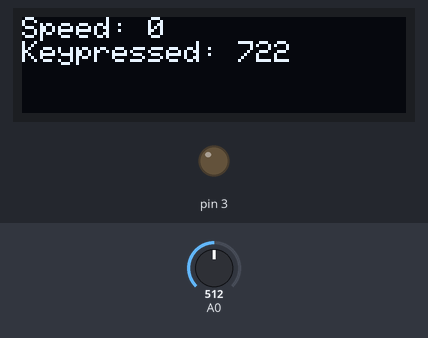
A sketch run on a simulated Arduino Uno, built with avr-gcc and run on an emulated ATmega328P. Parts: 128×32 one-colour display, output pins drawn as LEDs (lit = HIGH). The test bench sets the inputs (shaded band); at power-on: A0 = 512.

Above: at 1.7 s.
1.8 s: A0 set to 160
At 2.4 s:
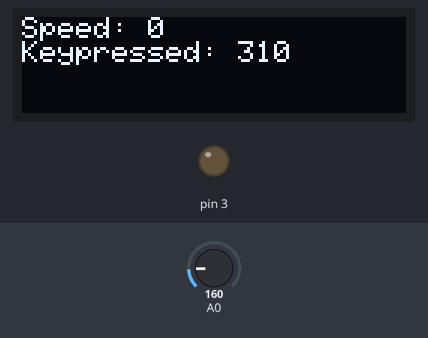
3.4 s: A0 set to 144
At 3.6 s:
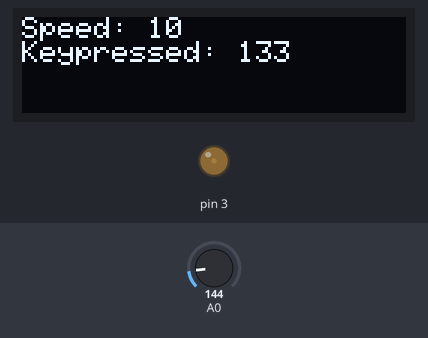
5.2 s: A0 set to 265
At 5.46 s:
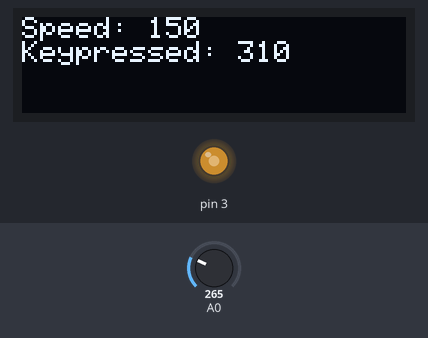
6.9 s: A0 set to 122
At 10.2 s:
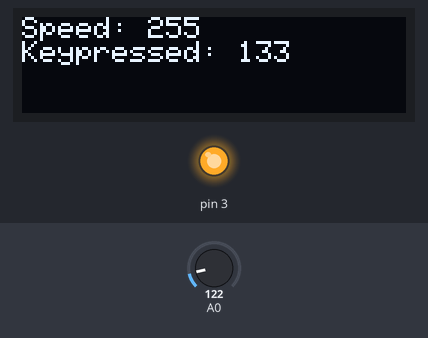
Timing chart, 0 to 10.9 s (numbered marks = the images above; inputs shaded):
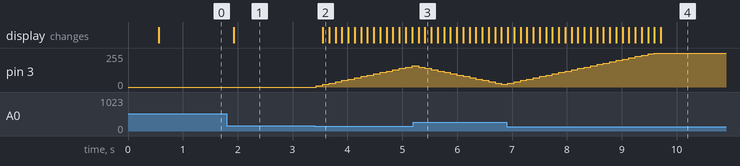

Measured:
- after the input at 1.8 s, the display: changes after 0.13 s (image 1)
- after the input at 3.4 s, pin 3: moves from 0/255 to 160/255 over 1.7 s, starting at once; the display: changes after 0.15 s (image 2)

The sketch:

simple_torch_controller.ino
```cpp
#include <SPI.h>
#include <Wire.h>
#include <Adafruit_GFX.h>
#include <Adafruit_SSD1306.h>

#define OLED_RESET 4

#define LOGO16_GLCD_HEIGHT 16
#define LOGO16_GLCD_WIDTH  16

#define NONE 1000
#define SELECT 722
#define LEFT 482
#define DOWN 310
#define UP 133
#define RIGHT 10

/*
PINOUTS:
128x32 I2C OLED: uses SDA/SCL, and pin 4 for reset
LCD/Button panel: doesn't use the LCD.  Just uses A0, 5V, GND on Uno and breakout for detecting buttons
*/

Adafruit_SSD1306 display(OLED_RESET);
int speed = 0;
int currKey = NONE;
char displayOutput[50];

void setup()   {
  Serial.begin(9600);
  display.begin(SSD1306_SWITCHCAPVCC, 0x3C);  // initialize with the I2C addr 0x3C (for the 128x32)
  display.clearDisplay();
  display.setTextSize(1);
  display.setTextColor(WHITE);
  display.setCursor(0,0);
  display.println("Torch Song\r\nv0.1");
  display.display();
  delay(500);

}

int getKey() {
	int inputVal = analogRead(A0);
	if(inputVal < RIGHT + 20) return RIGHT;
	if(inputVal < UP + 20) return UP;
	if(inputVal < DOWN + 20) return DOWN;
	if(inputVal < LEFT + 20) return LEFT;
	if(inputVal < SELECT + 20) return SELECT;
	return NONE;

}

void speedUp() {
	speed = speed + 10;
	if(speed > 255) speed = 255;
	analogWrite(3, speed);
}

void speedDown() {
	speed = speed - 10;
	if(speed < 0) speed = 0;
	analogWrite(3, speed);
}

void loop() {

	int keyPressed = getKey();
	switch(keyPressed) {
		// case NONE:
		// 	keyName = "None";
		// 	break;
		// case SELECT:
		// 	keyName = "Select";
		// 	break;
		// case LEFT:
		// 	keyName = "Left";
		// 	break;
		case DOWN: {
			speedDown();
			delay(100);
			break;
		}
		// case RIGHT:
		// 	keyName = "Right";
		// 	break;
		case UP: {
			speedUp();
			delay(100);
			break;
		}
		default:
			break;
	}
	display.clearDisplay();
	display.setCursor(0,0);
	sprintf(displayOutput, "Speed: %d\nKeypressed: %d", speed, keyPressed);
	display.print(displayOutput);
	display.display();

}
```
